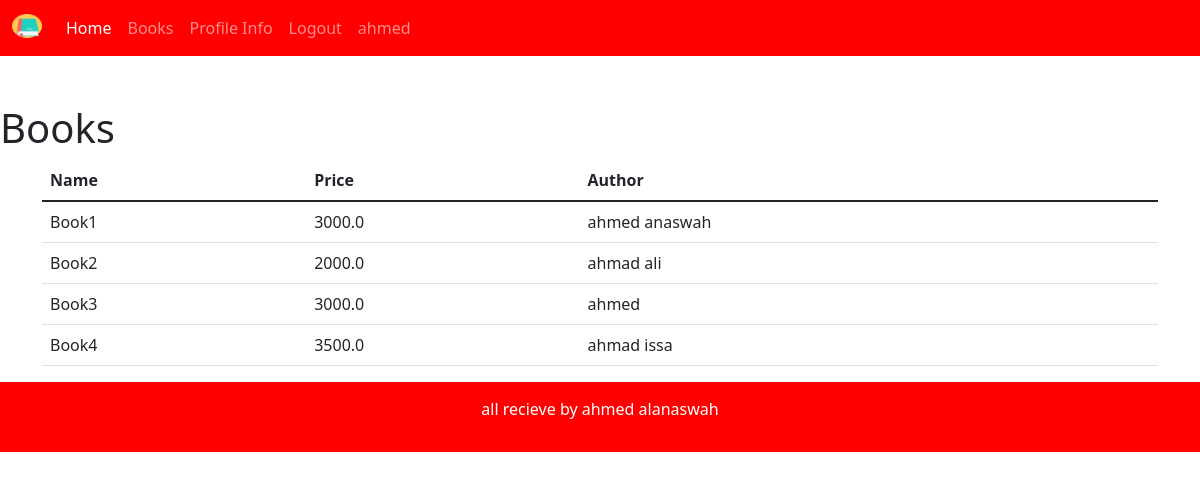
The app's page /books/ (signed in) with its own data.
### bookstore/models.py (models this page shows, shortened)
class Book(models.Model):
    CATEGORY = (
        ('Classics.','Classics.'),
        ('Comic Book','Comic Book'),
        ('Fantasy','Fantasy'),
        ('Horror.','Horror.'),
    )
    name = models.CharField(max_length=190,null=True)
    author  = models.CharField(max_length=190,null=True)
    price  = models.FloatField(null=True)
    categorey = models.CharField(max_length=190,null=True,choices=CATEGORY)
    tags = models.ManyToManyField(Tag)
    description = models.CharField(max_length=200,null=True)
    date_created = models.DateTimeField(auto_now_add=True, null = True)

### bookstore/decorators.py (the view)
    def wrapper_func(request,*args,**kwargs):
        group = None
        if request.user.groups.exists():
            group = request.user.groups.all()[0].name
        if group == 'admin':
            return view_func(request,*args,**kwargs)
        if group == 'customer':
            return redirect('user_profile')

### bookstore/views.py (called while the page is built)
@login_required(login_url='login')
@forAdmins
def books(request):
    books = Book.objects.all()
    return render(request, 'bookstore/books.html', {'books': books})

### bookstore/templates/bookstore/books.html (shortened to what this page needs)
{% extends 'bookstore/main.html' %}
{% block content %}
<h1 class ='pt-5 pl-5'>Books</h1>
<div class = 'container'>
    <table class="table">
        <thead>
          <tr>
            <th scope="col">Name</th>
            <th scope="col">Price</th>
            <th scope="col">Author</th>
          </tr>
        </thead>
        <tbody>
            {% for item in books %}
            <tr>
            <td>{{item.name}}</td>
            <td>{{item.price}}</td>
            <td>{{item.author}}</td>
            </tr>
            {% endfor %}
        </tbody>
      </table>
</div>
{% endblock %}

### bookstore/templates/bookstore/navbar.html (shortened to what this page needs)
{% load static %}
<nav class="navbar navbar-expand-lg navbar-dark bg-primary">
    <div class="container-fluid">
      <a class="navbar-brand"  href="{% url 'home' %}">
        <img src="{% static '/images/book.png' %}" alt="" width="30" height="24" class="d-inline-block align-text-top">
      </a>
      <div class="collapse navbar-collapse" id="navbarSupportedContent">
        <ul class="navbar-nav me-auto mb-2 mb-lg-0">
          {% if request.user.is_staff %}
          <li class="nav-item">
            <a class="nav-link active" aria-current="page" href="{% url 'home' %}">Home</a>
          </li>
          <li class="nav-item">
            <a class="nav-link" href="{% url 'books' %}">Books</a>
          </li>
          {% endif %}
          <li class="nav-item">
            <a class="nav-link" href="{% url 'profile_info' %}">Profile Info</a>
          </li>
          <li class="nav-item">
            <a class="nav-link" href="{% url 'logout' %}">Logout</a>
          </li>
          <li class="nav-item">
            <a class="nav-link" href='#'>{{request.user}}</a>
          </li>
      </div>
    </div>
  </nav>

### static/css/style.css (style rules this page uses)
.bg-primary { --bs-bg-opacity: 1; background-color: #F00 !important; }
body { background-color: #fff; }

### records on screen
Book: name "Book1", price "3000.0", author "ahmed anaswah"
Book: name "Book2", price "2000.0", author "ahmad ali"
Book: name "Book3", price "3000.0", author "ahmed"
Book: name "Book4", price "3500.0", author "ahmad issa"

### other values on screen
{{ request.user }} "ahmed"
